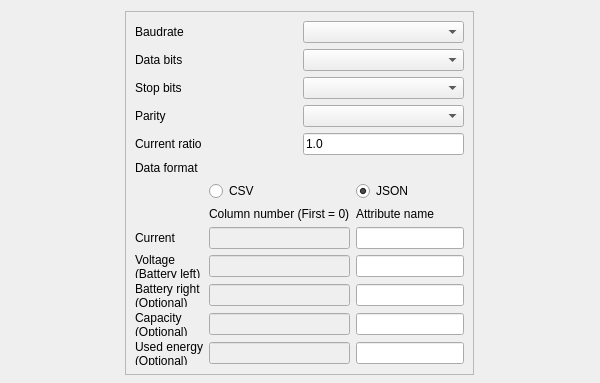
                 <widget class="QWidget" name="page_6">
                  <property name="geometry">
                   <rect>
                    <x>0</x>
                    <y>0</y>
                    <width>600</width>
                    <height>383</height>
                   </rect>
                  </property>
                  <property name="sizePolicy">
                   <sizepolicy hsizetype="Preferred" vsizetype="Maximum">
                    <horstretch>0</horstretch>
                    <verstretch>0</verstretch>
                   </sizepolicy>
                  </property>
                  <property name="minimumSize">
                   <size>
                    <width>0</width>
                    <height>330</height>
                   </size>
                  </property>
                  <property name="maximumSize">
                   <size>
                    <width>16777215</width>
                    <height>400</height>
                   </size>
                  </property>
                  <attribute name="label">
                   <string>Another device terminal</string>
                  </attribute>
                  <layout class="QVBoxLayout" name="verticalLayout_8">
                   <item alignment="Qt::AlignHCenter|Qt::AlignTop">
                    <widget class="QFrame" name="frame">
                     <property name="sizePolicy">
                      <sizepolicy hsizetype="Fixed" vsizetype="Maximum">
                       <horstretch>0</horstretch>
                       <verstretch>0</verstretch>
                      </sizepolicy>
                     </property>
                     <property name="minimumSize">
                      <size>
                       <width>0</width>
                       <height>364</height>
                      </size>
                     </property>
                     <property name="maximumSize">
                      <size>
                       <width>16777215</width>
                       <height>342</height>
                      </size>
                     </property>
                     <property name="frameShape">
                      <enum>QFrame::StyledPanel</enum>
                     </property>
                     <property name="frameShadow">
                      <enum>QFrame::Raised</enum>
                     </property>
                     <layout class="QVBoxLayout" name="verticalLayout_7">
                      <item>
                       <layout class="QGridLayout" name="gridLayout_3">
                        <item row="3" column="0">
                         <widget class="QLabel" name="label_17">
                          <property name="text">
                           <string>Parity</string>
                          </property>
                         </widget>
                        </item>
                        <item row="0" column="1">
                         <widget class="QComboBox" name="CTTermComboBaudrate">
                          <property name="currentIndex">
                           <number>-1</number>
                          </property>
                          <item>
                           <property name="text">
                            <string>4800</string>
                           </property>
                          </item>
                          <item>
                           <property name="text">
                            <string>9600</string>
                           </property>
                          </item>
                          <item>
                           <property name="text">
                            <string>19200</string>
                           </property>
                          </item>
                          <item>
                           <property name="text">
                            <string>38400</string>
                           </property>
                          </item>
                          <item>
                           <property name="text">
                            <string>57600</string>
                           </property>
                          </item>
                          <item>
                           <property name="text">
                            <string>115200</string>
                           </property>
                          </item>
                          <item>
                           <property name="text">
                            <string>230400</string>
                           </property>
                          </item>
                          <item>
                           <property name="text">
                            <string>460800</string>
                           </property>
                          </item>
                          <item>
                           <property name="text">
                            <string>921600</string>
                           </property>
                          </item>
                         </widget>
                        </item>
                        <item row="2" column="0">
                         <widget class="QLabel" name="label_16">
                          <property name="text">
                           <string>Stop bits</string>
                          </property>
                         </widget>
                        </item>
                        <item row="1" column="0">
                         <widget class="QLabel" name="label_15">
                          <property name="text">
                           <string>Data bits</string>
                          </property>
                         </widget>
                        </item>
                        <item row="0" column="0">
                         <widget class="QLabel" name="label_14">
                          <property name="text">
                           <string>Baudrate</string>
                          </property>
                         </widget>
                        </item>
                        <item row="2" column="1">
                         <widget class="QComboBox" name="CTTermComboStopBits">
                          <property name="currentIndex">
                           <number>-1</number>
                          </property>
                          <item>
                           <property name="text">
                            <string>1</string>
                           </property>
                          </item>
                          <item>
                           <property name="text">
                            <string>1.5</string>
                           </property>
                          </item>
                          <item>
                           <property name="text">
                            <string>2</string>
                           </property>
                          </item>
                         </widget>
                        </item>
                        <item row="3" column="1">
                         <widget class="QComboBox" name="CTTermComboParity">
                          <property name="currentIndex">
                           <number>-1</number>
                          </property>
                          <item>
                           <property name="text">
                            <string>None</string>
                           </property>
                          </item>
                          <item>
                           <property name="text">
                            <string>Odd</string>
                           </property>
                          </item>
                          <item>
                           <property name="text">
                            <string>Even</string>
                           </property>
                          </item>
                         </widget>
                        </item>
                        <item row="1" column="1">
                         <widget class="QComboBox" name="CTTermComboDataBits">
                          <property name="currentIndex">
                           <number>-1</number>
                          </property>
                          <item>
                           <property name="text">
                            <string>5</string>
                           </property>
                          </item>
                          <item>
                           <property name="text">
                            <string>6</string>
                           </property>
                          </item>
                          <item>
                           <property name="text">
                            <string>7</string>
                           </property>
                          </item>
                          <item>
                           <property name="text">
                            <string>8</string>
                           </property>
                          </item>
                         </widget>
                        </item>
                        <item row="4" column="0">
                         <widget class="QLabel" name="label_83">
                          <property name="text">
                           <string>Current ratio</string>
                          </property>
                         </widget>
                        </item>
                        <item row="4" column="1">
                         <widget class="QLineEdit" name="CTTermEdtCurrRatio">
                          <property name="sizePolicy">
                           <sizepolicy hsizetype="Preferred" vsizetype="Fixed">
                            <horstretch>0</horstretch>
                            <verstretch>0</verstretch>
                           </sizepolicy>
                          </property>
                          <property name="inputMethodHints">
                           <set>Qt::ImhDigitsOnly</set>
                          </property>
                          <property name="text">
                           <string>1.0</string>
                          </property>
                         </widget>
                        </item>
                       </layout>
                      </item>
                      <item alignment="Qt::AlignVCenter">
                       <widget class="QLabel" name="label_18">
                        <property name="text">
                         <string>Data format</string>
                        </property>
                       </widget>
                      </item>
                      <item>
                       <layout class="QGridLayout" name="gridLayout_6">
                        <item row="1" column="1">
                         <widget class="QLabel" name="label_19">
                          <property name="text">
                           <string>Column number (First = 0)</string>
                          </property>
                         </widget>
                        </item>
                        <item row="5" column="1">
                         <widget class="QLineEdit" name="CTTermCSVEdtCapa">
                          <property name="enabled">
                           <bool>false</bool>
                          </property>
                         </widget>
                        </item>
                        <item row="0" column="1">
                         <widget class="QRadioButton" name="CTTermRadioCSV">
                          <property name="text">
                           <string>CSV</string>
                          </property>
                         </widget>
                        </item>
                        <item row="4" column="1">
                         <widget class="QLineEdit" name="CTTermCSVEdtBRVolt">
                          <property name="enabled">
                           <bool>false</bool>
                          </property>
                         </widget>
                        </item>
                        <item row="2" column="2">
                         <widget class="QLineEdit" name="CTTermJSONEdtCurr"/>
                        </item>
                        <item row="2" column="1">
                         <widget class="QLineEdit" name="CTTermCSVEdtCurr">
                          <property name="enabled">
                           <bool>false</bool>
                          </property>
                         </widget>
                        </item>
                        <item row="3" column="2">
                         <widget class="QLineEdit" name="CTTermJSONEdtBLVolt"/>
                        </item>
                        <item row="4" column="0">
                         <widget class="QLabel" name="label_23">
                          <property name="text">
                           <string>Battery right
(Optional)</string>
                          </property>
                         </widget>
                        </item>
                        <item row="0" column="2">
                         <widget class="QRadioButton" name="CTTermRadioJSON">
                          <property name="text">
                           <string>JSON</string>
                          </property>
                          <property name="checked">
                           <bool>true</bool>
                          </property>
                         </widget>
                        </item>
                        <item row="3" column="1">
                         <widget class="QLineEdit" name="CTTermCSVEdtBLVolt">
                          <property name="enabled">
                           <bool>false</bool>
                          </property>
                         </widget>
                        </item>
                        <item row="1" column="2">
                         <widget class="QLabel" name="label_20">
                          <property name="text">
                           <string>Attribute name</string>
                          </property>
                         </widget>
                        </item>
                        <item row="2" column="0">
                         <widget class="QLabel" name="label_21">
                          <property name="text">
                           <string>Current</string>
                          </property>
                         </widget>
                        </item>
                        <item row="3" column="0">
                         <widget class="QLabel" name="label_22">
                          <property name="text">
                           <string>Voltage
(Battery left)</string>
                          </property>
                         </widget>
                        </item>
                        <item row="5" column="0">
                         <widget class="QLabel" name="label_24">
                          <property name="text">
                           <string>Capacity
(Optional)</string>
                          </property>
                         </widget>
                        </item>
                        <item row="4" column="2">
                         <widget class="QLineEdit" name="CTTermJSONEdtBRVolt"/>
                        </item>
                        <item row="5" column="2">
                         <widget class="QLineEdit" name="CTTermJSONEdtCapa"/>
                        </item>
                        <item row="6" column="0">
                         <widget class="QLabel" name="label_82">
                          <property name="text">
                           <string>Used energy
(Optional)</string>
                          </property>
                         </widget>
                        </item>
                        <item row="6" column="1">
                         <widget class="QLineEdit" name="CTTermCSVEdtEnergy">
                          <property name="enabled">
                           <bool>false</bool>
                          </property>
                         </widget>
                        </item>
                        <item row="6" column="2">
                         <widget class="QLineEdit" name="CTTermJSONEdtEnergy"/>
                        </item>
                       </layout>
                      </item>
                     </layout>
                    </widget>
                   </item>
                  </layout>
                 </widget>
